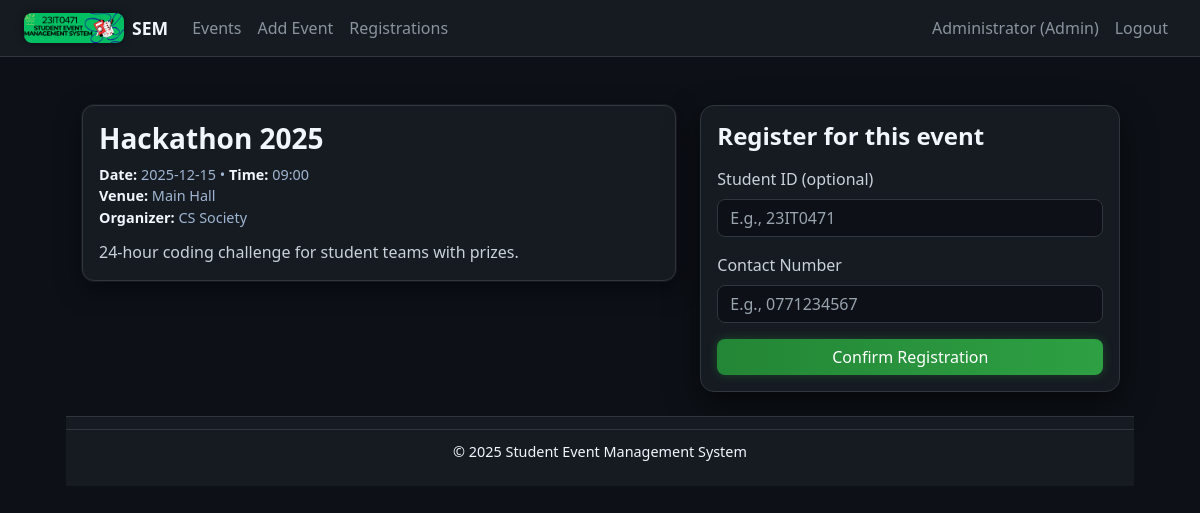
Page /event_register.php?id=2 (signed in) on the committed database.
### tables this page shows
CREATE TABLE events (
    event_id      INT UNSIGNED AUTO_INCREMENT PRIMARY KEY,
    title         VARCHAR(255) NOT NULL,
    date          DATE NOT NULL,
    time          TIME NULL,
    venue         VARCHAR(255) NOT NULL,
    organizer     VARCHAR(255) DEFAULT NULL,
    description   TEXT,
    banner_path   VARCHAR(255) DEFAULT NULL,   
    created_by    INT UNSIGNED NULL,
    created_at    TIMESTAMP DEFAULT CURRENT_TIMESTAMP,
    CONSTRAINT fk_events_created_by
      FOREIGN KEY (created_by) REFERENCES users(user_id)
      ON DELETE SET NULL
);

### public/event_register.php (the view, shortened to what this page needs)
<?php
require_once __DIR__ . '/../config/db.php';
$event_id = isset($_GET['id']) ? (int)$_GET['id'] : 0;
$stmt = $pdo->prepare("SELECT * FROM events WHERE event_id = ?");
$stmt->execute([$event_id]);
$event = $stmt->fetch(PDO::FETCH_ASSOC);
include __DIR__ . '/../includes/header.php';
?>
<div class="gh-page">
  <div class="row">
    <div class="col-lg-7 mb-3">
      <div class="card p-3 event-card">
        <h3 class="card-title mb-2"><?= htmlspecialchars($event['title']) ?></h3>
        <p class="meta mb-1">
          <strong>Date:</strong> <?= htmlspecialchars($event['date']) ?>
          <?php if (!empty($event['time'])): ?>
            &bull; <strong>Time:</strong> <?= htmlspecialchars(substr($event['time'],0,5)) ?>
          <?php endif; ?>
          <br>
          <strong>Venue:</strong> <?= htmlspecialchars($event['venue']) ?><br>
          <strong>Organizer:</strong> <?= htmlspecialchars($event['organizer']) ?>
        </p>
        <p class="card-text mt-2"><?= nl2br(htmlspecialchars($event['description'])) ?></p>
      </div>
    </div>
    <div class="col-lg-5">
      <form class="card p-3 auth-card"
            method="post"
            action="/controllers/handle_event_register.php"
            onsubmit="return validateEventRegister(this)">
        <h4 class="mb-3">Register for this event</h4>
        <div class="mb-3">
          <label class="form-label">Student ID (optional)</label>
          <input type="text" class="form-control" name="student_id"
                 placeholder="E.g., 23IT0471">
        </div>
        <div class="mb-3">
          <label class="form-label">Contact Number</label>
          <input type="text" class="form-control" name="contact_no"
                 placeholder="E.g., 0771234567" required>
        </div>
        <button class="btn btn-primary w-100" type="submit">Confirm Registration</button>
      </form>
    </div>
  </div>
</div>
<?php include __DIR__ . '/../includes/footer.php'; ?>

### public/assets/css/style.css (style rules this page uses)
:root { --bg: #0d1117; --panel: #161b22; --border: #30363d; --text: #f0f6fc; --muted: #8b949e; --accent: #2f81f7; --accent-hover: #1f6feb; --link: #58a6ff; --link-hover: #79c0ff; --radius: 12px; --shadow: 0 0 0 1px rgba(240,246,252,0.05), 0 8px 24px rgba(1,4,9,0.6); --bs-body-color: var(--text); --bs-secondary-color: #9aa4af; --bs-secondary-color-rgb: 154,164,175; --bs-border-color: var(--border); }
* { box-sizing: border-box; }
html, body { height: 100%; margin: 0; padding: 0; }
body { font-family: system-ui, -apple-system, "Segoe UI", Roboto, Ubuntu, sans-serif; background-color: var(--bg); color: var(--text); display: flex; flex-direction: column; min-height: 100vh; }
.card { background: var(--panel); border: 1px solid var(--border); border-radius: var(--radius); color: var(--text); box-shadow: var(--shadow); }
.auth-card { width: 420px; background-color: var(--panel) !important; border: 1px solid var(--border); border-radius: 14px; box-shadow: 0 12px 32px rgba(0, 0, 0, 0.6); }
.btn { border-radius: 8px; border: 1px solid var(--border); color: var(--text); }
.btn-primary { background: linear-gradient(90deg, #238636, #2ea043) !important; border: none !important; color: #ffffff !important; font-weight: 500; box-shadow: 0 0 10px rgba(35, 134, 54, 0.4); }
.form-label { color: var(--text); font-weight: 500; }
.form-control { background: #0d1117; color: var(--text); border: 1px solid var(--border); border-radius: 8px; }
.form-control::placeholder { color: #9aa4af; }
.auth-card .form-label { color: #c9d1d9; }
.auth-card .form-control { background-color: #0d1117; border-color: #30363d; color: #f0f6fc; }
h1, h2, h3, h4, h5, h6 { color: var(--text); font-weight: 600; }
p, label, small, strong, span { color: var(--text); }
.gh-page { flex: 1; max-width: 1100px; margin: 0 auto; padding: 24px 16px; }
body, html, .container, .gh-page, section, main, div.bg-light, div.bg-white, .bg-body, .bg-light, .bg-white { background-color: var(--bg) !important; color: var(--text) !important; }
.card, .navbar, footer, .auth-card { background-color: var(--panel) !important; border-color: var(--border) !important; }
input, textarea, select { background-color: #0d1117 !important; color: #f0f6fc !important; border: 1px solid #30363d !important; }
.event-card { background: var(--panel); color: var(--text); border: 1px solid var(--border); border-radius: var(--radius); box-shadow: var(--shadow); }
.event-card .title, .card.event-card .card-title { color: #f0f6fc !important; font-weight: 600; }
.event-card .meta { color: #9fb5d1 !important; font-size: 0.9rem; }
.event-card .card-text, .event-card p, .event-card .text-muted { color: #c9d1d9 !important; }
body { opacity: 0; animation: gh-page-fade-in 0.35s ease-out forwards; }
.btn { transition: background-color 0.22s ease, border-color 0.22s ease, color 0.22s ease, box-shadow 0.22s ease, transform 0.16s ease; }
.btn-primary, .btn-success { box-shadow: 0 0 0 rgba(0,0,0,0); }
.card, .event-card, .auth-card { transition: transform 0.22s ease, box-shadow 0.22s ease, border-color 0.22s ease, background-color 0.22s ease; }
.form-control { transition: border-color 0.2s ease, box-shadow 0.2s ease, background-color 0.2s ease, color 0.2s ease; }
.event-card { overflow: hidden; display: flex; flex-direction: column; }
.btn-primary { background: linear-gradient(90deg, #238636, #2ea043); border: none; color: #fff; font-weight: 500; box-shadow: 0 0 10px rgba(35, 134, 54, 0.4); transition: all 0.25s ease; }
* { transition: all 0.25s ease; }

### rows in the picture
events: title "Hackathon 2025", date "2025-12-15", time "09:00", venue "Main Hall", organizer "CS Society", description "24-hour coding challenge for student teams with prizes."

### other values in the picture
current_user()['name'] "Administrator"
